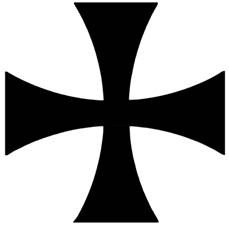
#> input picture cross.jpg, 229 x 228 px
$ python merge.py cross.jpg lys2.jpg
#> lines starting #> are read from the running program, lines starting #| are printed output that depends on the picture
#!/usr/bin/env python3

import sys
from PIL import Image, ImageDraw

im1 = Image.open(sys.argv[1])
#> im1 is the input picture: PIL image 229x228 RGB; min 0, max 255, mean 163.1
im2 = Image.open(sys.argv[2]) # Can be many different formats.*
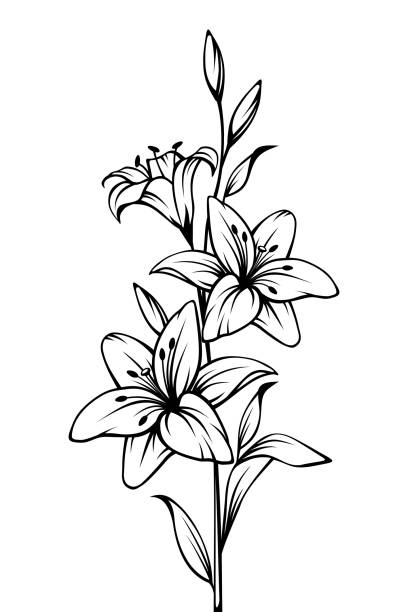
#> input picture lys2.jpg, 408 x 612 px
#> im2 is the input picture: PIL image 408x612 L; min 0, max 255, mean 237.3
im2 = im2.resize(im1.size)
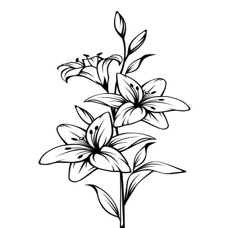
#> im2: PIL image 229x228 L; min 0, max 255, mean 237.1
pix1 = im1.load()
pix2 = im2.load()
for x in range(0, im1.size[0]):
    for y in range(0, im1.size[1]):

#> (the run stopped early here; a loop or call above may not have finished)
